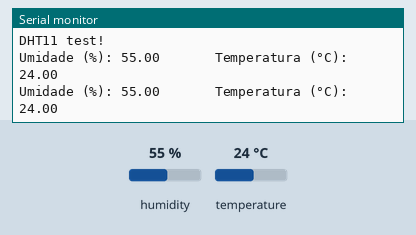
Recording of a sketch running on a simulated Arduino Uno, built with avr-gcc and run on an emulated ATmega328P. On the bench: the last lines printed to the serial monitor. Inputs (shaded band) come from the test bench; at power-on: humidity 55 %, temperature 24 °C.

Above: at 3.8 s.
3.9 s: humidity set to 22 %
At 6.4 s:
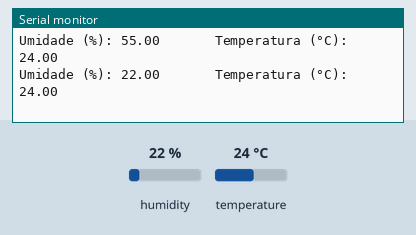
7.8 s: temperature set to 12 °C
At 9.6 s:
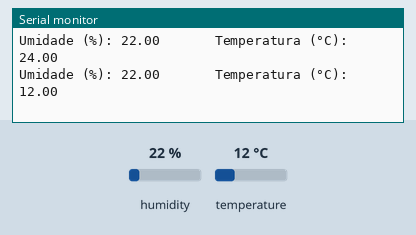
11.7 s: humidity set to 40 %
At 12.8 s:
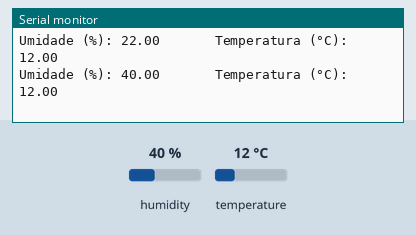
Timing chart, 0 to 14.7 s (numbered marks = the images above; inputs shaded):
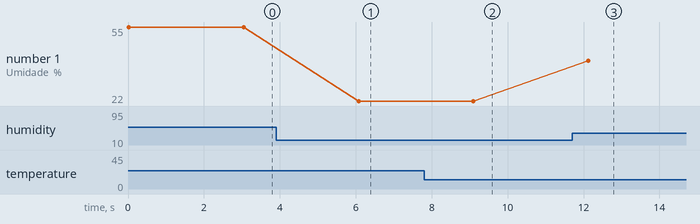

The sketch:

dht_basic.ino
```cpp
#include <DHT.h>

#define DHTPIN 5 // pino que estamos conectado (D1)
#define DHTTYPE DHT11 // DHT 11

DHT dht1(DHTPIN, DHTTYPE);

void setup()
{
  Serial.begin(9600);
  Serial.println("DHT11 test!");
  dht1.begin();
}

void loop()
{
  // A leitura da temperatura e umidade pode levar 250ms!
  // O atraso do sensor pode chegar a 2 segundos.
  float h = dht1.readHumidity();
  float t = dht1.readTemperature();
  // testa se retorno é valido, caso contrário algo está errado.
  if (isnan(t) || isnan(h)) {
    Serial.println("Failed to read from DHT");
  }
  else
  {
    Serial.print("Umidade (%): ");
    Serial.print(h);
    Serial.print("       ");
    Serial.print("Temperatura (°C): ");
    Serial.println(t);
  }
  delay(3000);
}
```

Measured:
- after the input at 3.9 s, the serial monitor: prints a new line after 2.2 s (image 1)
- after the input at 7.8 s, the serial monitor: prints a new line after 1.3 s (image 2)
- after the input at 11.7 s, the serial monitor: prints a new line after 0.42 s (image 3)
- plotted number 1: 55 → 22 after the input at 3.9 s, 22 → 40 after the input at 11.7 s
